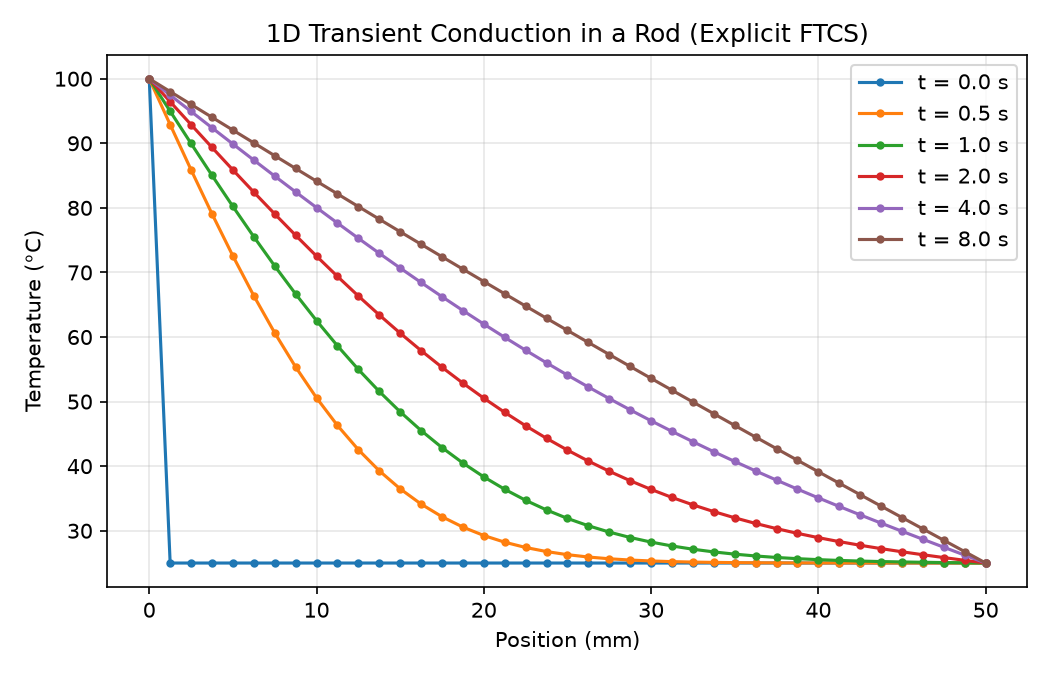

Generate this figure with Python:
""" 
Step1: Explicit finite-difference solver for 1D transient heat conduction in a uniform rod with fixed temperature ends.

Governing equation: dT/dt = alpha * d2T/dx2
"""

import os
from matplotlib.animation import FuncAnimation, PillowWriter
import numpy as np
import matplotlib.pyplot as plt

#---Physical Definitions  --------------
L = 0.05            #Fixed rod length, m
alpha = 1.1e-4      #thermal diffusivity of copper, m^2/s
T_left = 100.0      # held left end temperature, deg C
T_right = 25.0      # held constant right end temperature, deg C
T_initial = 25.0    # initial rod temperature, deg C

#---Numerical definitions -------------------------------------------------

nx = 41 # number of spatial nodes
dx = L / (nx - 1)
x = np.linspace (0, L, nx) 

# Stability limit for explicit FTCS (forward time difference used to approximate the first time derivative and an approximate second spatial derivative) in 1D: alpha*dt/dx^2 <= 0.5
dt_max = 0.5 * dx**2 / alpha
dt = 0.4 * dt_max     # 80% of the limit
t_final = 8.0         # seconds
nt = int(t_final / dt)

r = alpha * dt / dx**2
print(f"dx = {dx: 0.3e} m, dt = {dt: 0.3e} s, r = alpha*dt/dx^2 = {r: 0.3f} (must be <= 0.5)")
print (f"Number of time steps: {nt}")

# --- Initial Condition --------------------
T = np.full(nx, T_initial)
T[0] = T_left
T[-1] = T_right

# ----- Explicit FTCS ----------
frames = [T.copy()]
snapshots = {}
snapshots_times = [0, 0.5, 1, 2, 4, 8]
snap_idx = 0

for n in range(nt + 1):
    t = n * dt
    if snap_idx < len(snapshots_times) and t >= snapshots_times[snap_idx]:
        snapshots[snapshots_times[snap_idx]] = T.copy()
        snap_idx += 1

    T_new = T.copy()
    T_new[1:-1] = T[1:-1] + r * (T[2:] - 2 * T[1:-1] + T[:-2])
    T_new[0] = T_left
    T_new[-1] = T_right
    T = T_new
    frames.append(T.copy())
    
    

# --- Plot ----------------
plt.figure(figsize=(7, 4.5))
for t_snap, T_snap in snapshots.items():
    plt.plot(x * 1000, T_snap, marker='o', markersize=3, label=f"t = {t_snap:.1f} s")
plt.xlabel("Position (mm)")
plt.ylabel("Temperature (°C)")
plt.title("1D Transient Conduction in a Rod (Explicit FTCS)")
plt.legend()
plt.grid(alpha=0.3)
plt.tight_layout()
plt.savefig("step1_explicit.png", dpi=150)
print("Saved plot to step1_explicit.png")
print("Final temperature profile (first/mid/last node):", T[0], T[nx//2], T[-1])

# --- GIF Animation ----------------
fig, ax = plt.subplots(figsize=(7, 4.5))


print("x shape:", x.shape)
print("frames length:", len(frames))
print("frames[0] shape:", np.shape(frames[0]))
line, = ax.plot(x * 1000, frames[0], 'o-', markersize=3)

ax.set_xlabel("Position (mm)")
ax.set_ylabel("Temperature (°C)")
ax.set_title("1D Transient Conduction in a Rod (Explicit FTCS)")
ax.set_xlim(0, L * 1000)
ax.set_ylim(T_initial - 5, T_left + 5)
ax.grid(alpha=0.3)

time_text = ax.text(
    0.02, 0.95, "", transform=ax.transAxes, va="top"
)

def update(frame):
    line.set_ydata(frames[frame])
    time_text.set_text(f"Time = {frame * dt:.3f} s")
    return line, time_text

ani = FuncAnimation(
    fig,
    update,
    frames=len(frames),
    interval=50,
    blit=False,
    repeat=True
)

output_file = os.path.abspath("step1_animation.gif")

ani.save(
    output_file,
    writer=PillowWriter(fps=20)
)

plt.close(fig)

print(f"GIF saved to: {output_file}")
print(f"File size: {os.path.getsize(output_file) / 1024:.1f} KB")
